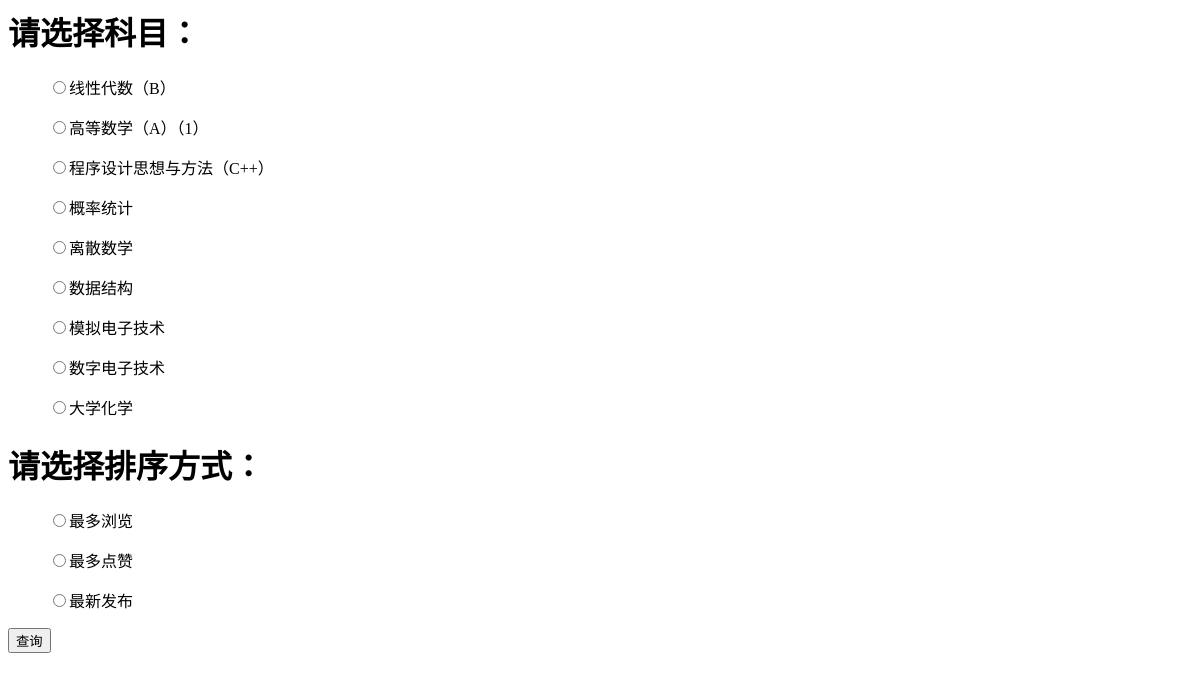
The app's page /qas_system/select/, older data.
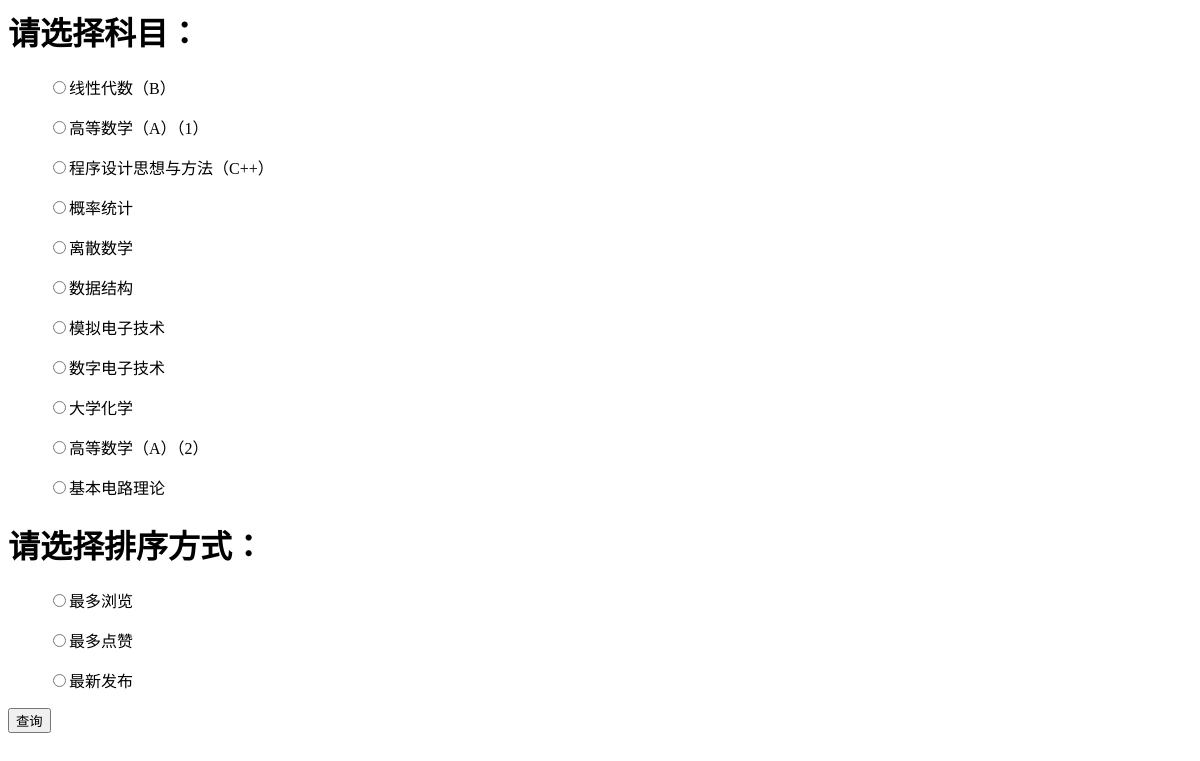
The same page, newer data.
### qas_system/models.py (models this page shows, shortened)
class Subject(models.Model):
    name = models.CharField(max_length=30, unique=True, verbose_name='科目名称')

### qas_system/views.py (the view)
# urls.py: path('select/', views.select, name='select'),  # 问题筛选页面
def select(request):
    all_subject = Subject.objects.all()
    return render(request, 'select.html', {'all_subject': all_subject})

### templates/select.html (shortened to what this page needs)
<h1>请选择科目：</h1>
<form action="{% url 'qas_system:selecting' %}" method="post">
<ul>
{% for subject in all_subject %}
    <input type="radio" name="subject" id="subject{{ forloop.counter }}" value="{{ subject.id }}">{{ subject.name }}
{% endfor %}
</ul>
<h1>请选择排序方式：</h1>
<ul>
<input type="radio" name="sequencing" id="sequencing0" value="0">最多浏览<p></p>
<input type="radio" name="sequencing" id="sequencing1" value="1">最多点赞<p></p>
<input type="radio" name="sequencing" id="sequencing2" value="2">最新发布<p></p>
</ul>
<input type="submit" value="查询">
</form>

Row changes from the older to the newer data that the page shows:
added Subject: name "高等数学（A）（2）"
added Subject: name "基本电路理论"
